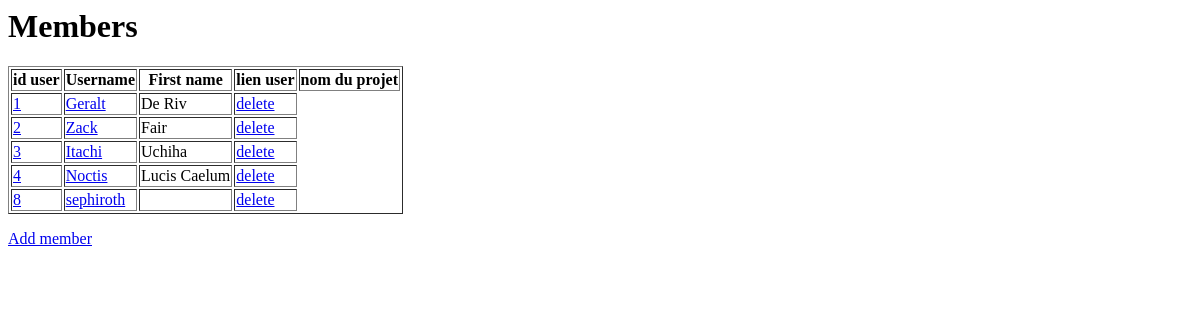
/members/, run on an earlier commit of the app's database.
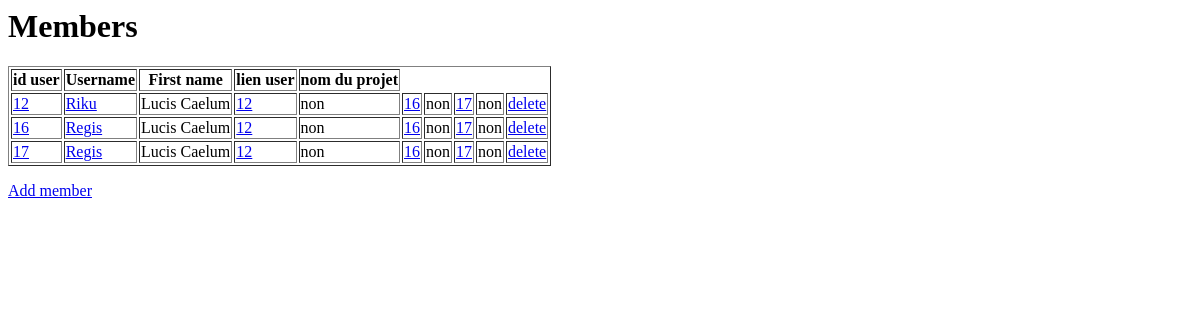
And on a later commit of the database.
### members/models.py (models this page shows)
class Members(models.Model):
  firstname = models.CharField(max_length=255)
  lastname = models.CharField(max_length=255)

class Projects(models.Model):
  name_project = models.CharField(max_length=255)
  date_project = models.DateField(default=date.today)
  nb_releve = models.IntegerField( null=True)
  url_site = models.TextField(blank=True)

### members/views.py (the view)
# urls.py: path('', views.index, name='index'),
def index(request):
  mymembers = Members.objects.all().values()
  myprojects = Projects.objects.all().values()
  template = loader.get_template('index.html')
  context = {
    'mymembers': mymembers,
    'myprojects': myprojects
  }
  return HttpResponse(template.render(context, request))

### members/templates/index.html
<h1>Members</h1>
<table border="1">
    <tr>
        <th>id user</th>
        <th>Username</th>
        <th>First name</th>
        <th>lien user</th>
        <th>nom du projet</th>
      </tr>
{% for x in mymembers %}
<tr>
<td><a href="update/{{ x.id }}">{{ x.id }}</a></td>
<td> <a href="userpage/{{ x.id }}" > {{ x.firstname }}</a> </td>
<td>{{ x.lastname }}</td>
{% for theproject in myprojects %}
<td><a href="update/{{ theproject.id }}">{{ theproject.id }}</a></td>
<td>{{ theproject.name_project }}</td>
{% endfor %}
<td><a href="delete/{{ x.id }}">delete</a></td>
</tr>
{% endfor %}
</table>
<p>
    <a href="add/">Add member</a>
</p>

What changed in the data, as far as the page shows it:
removed Members: id "1", firstname "Geralt", lastname "De Riv"
removed Members: id "2", firstname "Zack", lastname "Fair"
removed Members: id "3", firstname "Itachi", lastname "Uchiha"
removed Members: id "4", firstname "Noctis", lastname "Lucis Caelum"
removed Members: id "8", firstname "sephiroth"
added Members: id "12", firstname "Riku", lastname "Lucis Caelum"
added Projects: id "12", name_project "non"
added Projects: id "16", name_project "non"
added Projects: id "17", name_project "non"
added Members: id "16", firstname "Regis", lastname "Lucis Caelum"
added Members: id "17", firstname "Regis", lastname "Lucis Caelum"
